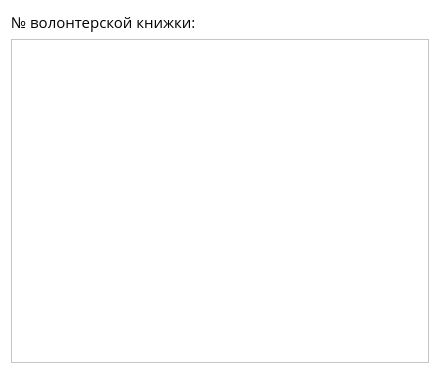
<?xml version="1.0" encoding="UTF-8"?>
<ui version="4.0">
 <class>Voldoc</class>
 <widget class="QDialog" name="Voldoc">
  <property name="geometry">
   <rect>
    <x>0</x>
    <y>0</y>
    <width>440</width>
    <height>374</height>
   </rect>
  </property>
  <property name="windowTitle">
   <string>Vol.Knizhka</string>
  </property>
  <property name="styleSheet">
   <string notr="true">background-color: rgb(255, 255, 255);</string>
  </property>
  <layout class="QGridLayout" name="gridLayout">
   <item row="1" column="0" colspan="2">
    <widget class="QTableWidget" name="tableWidget">
     <property name="font">
      <font>
       <family>Open Sans</family>
      </font>
     </property>
     <attribute name="horizontalHeaderDefaultSectionSize">
      <number>135</number>
     </attribute>
    </widget>
   </item>
   <item row="0" column="1">
    <widget class="QLabel" name="label_2">
     <property name="font">
      <font>
       <family>Open Sans</family>
       <pointsize>11</pointsize>
      </font>
     </property>
     <property name="text">
      <string/>
     </property>
    </widget>
   </item>
   <item row="0" column="0">
    <widget class="QLabel" name="label">
     <property name="font">
      <font>
       <family>Open Sans</family>
       <pointsize>11</pointsize>
      </font>
     </property>
     <property name="text">
      <string>&lt;html&gt;&lt;head/&gt;&lt;body&gt;&lt;p&gt;№ волонтерской книжки: &lt;/p&gt;&lt;/body&gt;&lt;/html&gt;</string>
     </property>
    </widget>
   </item>
  </layout>
 </widget>
 <resources/>
 <connections/>
</ui>
